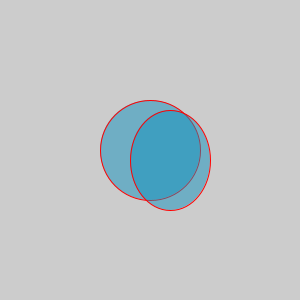
Frame 1 (no input)
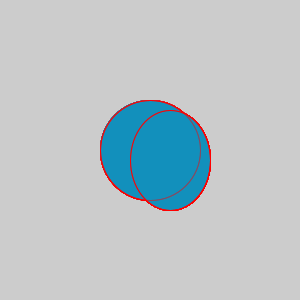
Frame 60 (the mouse pressed at the canvas centre just before this capture)
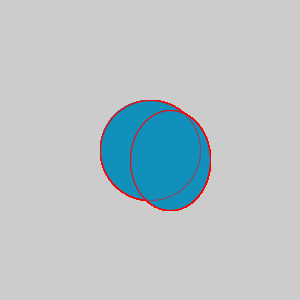
Frame 120 (the mouse held since frame 60 and released just before this capture)

The Processing sketch that drew these frames (run headless with seeded random() and noise(); from frame 60 on, the mouse is pressed at the canvas centre):

// Processing sketch: processing_109092
// ── processing_109092.pde

void setup ()
{
  size(300,300);
}

void draw ()
{
   stroke(255, 0, 0);
  fill(17, 144, 188, 128);
  ellipse(150, 150, 100, 100);
  ellipse(170, 160, 80, 100);
}

void drawCircle ()
{
 drawCircle();

}
